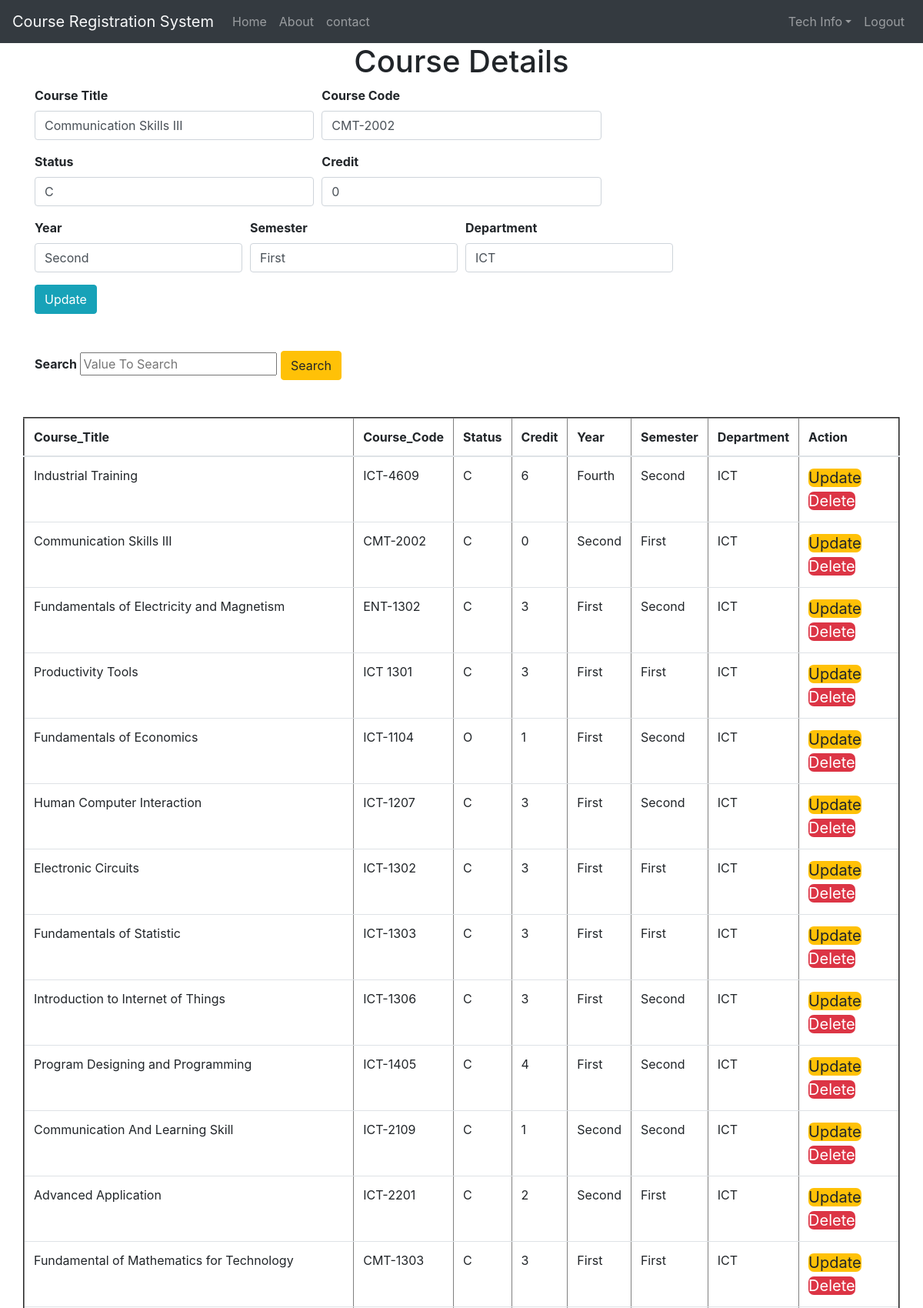
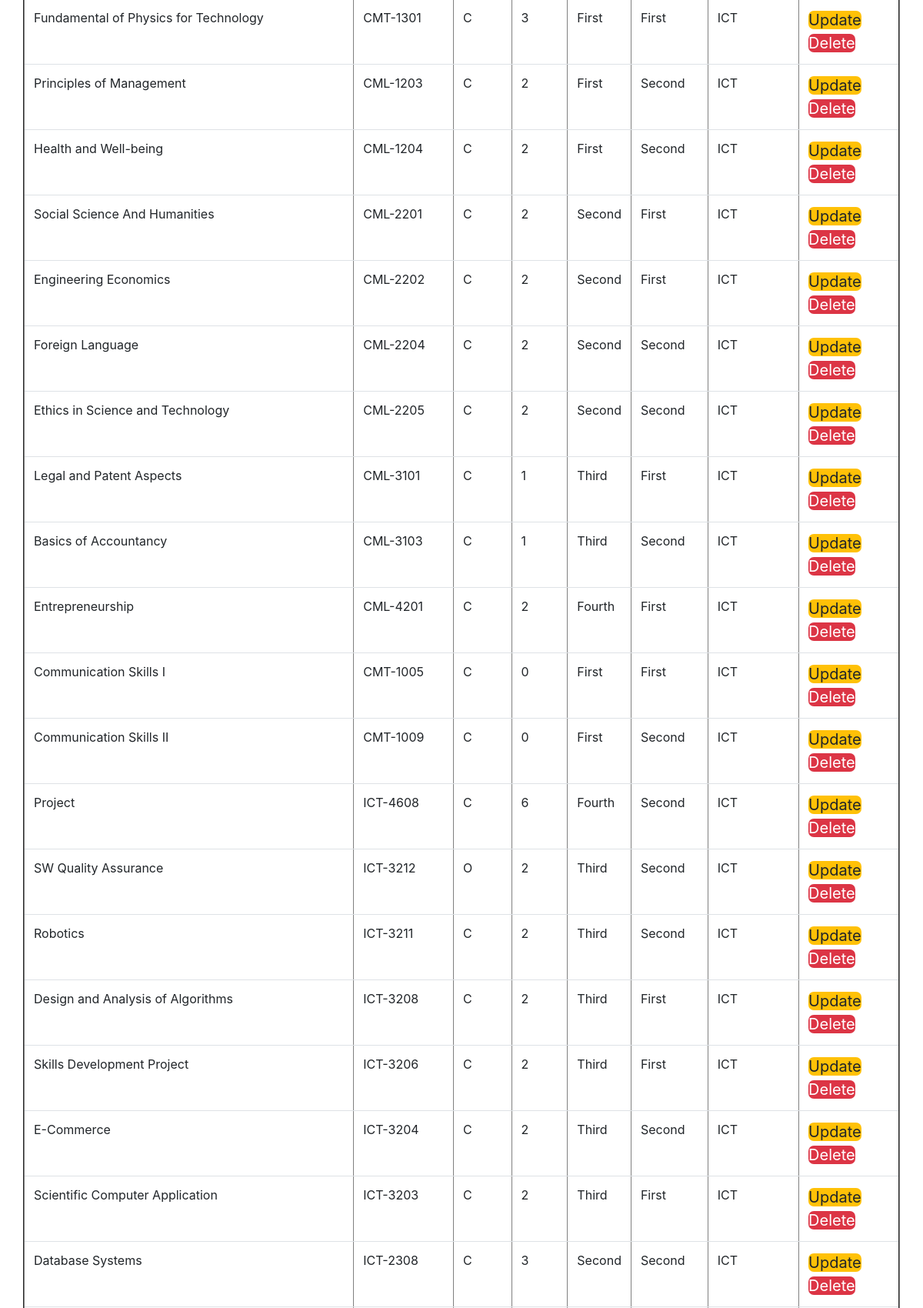
/index.php?edit=2 (upper part), run on the app's committed database (2 pictures, top to bottom).
### tables this page shows
CREATE TABLE IF NOT EXISTS `courses` (
  `ID` int(11) NOT NULL AUTO_INCREMENT,
  `Course_Title` varchar(100) NOT NULL,
  `Course_Code` varchar(10) NOT NULL,
  `Status` char(1) NOT NULL,
  `Credit` int(11) NOT NULL,
  `Year` varchar(10) NOT NULL,
  `Semester` varchar(20) NOT NULL,
  `Department` varchar(10) NOT NULL,
  PRIMARY KEY (`ID`)
);

### process.php (called while the page is built, shortened)
<?php
	$mysqli = new mysqli('localhost','root','','one_year_project') or die(mysqli_error($mysqli));
	if(isset($_GET['edit'])){
		$ID = $_GET['edit'];
		$update = true;
		$result = $mysqli->query("SELECT * FROM courses WHERE ID=$ID") or die($mysqli->error());
		if(count($result)==1){
			$row = $result->fetch_array();
			$Course_Title =$row['Course_Title'];
			$Course_Code =$row['Course_Code'];
			$Status =$row['Status'];
			$Credit =$row['Credit'];
			$Year =$row['Year'];
			$Semester =$row['Semester'];
			$Department =$row['Department'];
		}
	}
?>

### index.php (the view, shortened to what this page needs)
<?php
	if(isset($_POST)){
		$valueTosearch = $_POST['valueTosearch'];
		$query = "SELECT * FROM `courses` WHERE CONCAT (`Course_Code`, `Status`,`Year`, `Semester`, `Department`) LIKE '%".$valueTosearch."%'";
		$search_result = filterTable($query);
	}
	else{
		echo 'Not match data';
	}
	function filterTable($query){
		$connect=mysqli_connect('localhost','root','','one_year_project');
		$filter_result=mysqli_query($connect,$query);
		return $filter_result;
	}
?>
<!DOCTYPE html>
<html>
<head>
	<link rel="stylesheet" type="text/css" href="css/css/bootstrap.css">
	<link rel="stylesheet" type="text/css" href="css/update.css">
</head>
<body>
	<nav class="navbar navbar-expand-lg navbar-dark bg-dark">
		<a href="#" class="navbar-brand text-light"><i class="fa fa-pencil-square-o"></i>Course Registration System</a>
			<div class="collapse navbar-collapse" id="menu">
			<ul class="navbar-nav">
				<li class="nav-item"><a href="admin-dashboard.php" class="nav-link"><i class="fa fa-home"></i>Home</a></li>
				<li class="nav-item"><a href="#" class="nav-link"><i class="fa fa-user-o"></i>About</a></li>
				<li class="nav-item"><a href="#" class="nav-link"><i class="fa fa-phone"></i>contact</a></li>
			</ul>
			<ul class="navbar-nav ml-auto">
				<li class="nav-item">
					<div class="dropdown">
						<a href="#" class="nav-link dropdown-toggle" data-toggle="dropdown">
					 	<i class="fa fa-id-badge"></i>Tech Info</a>
					</div>
				</li>
				<li class="nav-item">
					 <a href="#" class="nav-link">
					 	<i class="fa fa-sign-out"></i>Logout
					 </a>
				</li>
			</ul>
		</div>
	</nav>
	<?php require_once 'process.php'; ?>
	<div class="container">
		<h1 align="center">Course Details</h1>
		<form action="index.php" method="POST">
		<div class="form-row">
			<div class="form-group col-md-4">
				<label>Course Title</label>
				<input type="text" name="Course_Title" class="form-control"
				value="<?php echo $Course_Title;?>" placeholder="Course_Title" >
			</div>
			<div class="form-group col-md-4">
				<label>Course Code</label>
				<input type="text" name="Course_Code" class="form-control"
				value="<?php echo $Course_Code;?>" placeholder="Course_Code" >
			</div>
		</div>
		<div class="form-row">
			<div class="form-group col-md-4">
				<label>Status</label>
				<input type="text" name="Status" class="form-control"
				value="<?php echo $Status;?>" placeholder="Status" >
			</div>
			<div class="form-group col-md-4">
				<label>Credit</label>
				<input type="text" name="Credit" class="form-control"
				value="<?php echo $Credit;?>" placeholder="Credit" >
			</div>
		</div>
		<div class="form-row">
			<div class="form-group col-md-3">
				<label>Year</label>
				<input type="text" name="Year" class="form-control"
				value="<?php echo $Year;?>" placeholder="Year" >
			</div>
			<div class="form-group col-md-3">
				<label>Semester</label>
				<input type="text" name="Semester" class="form-control"
				value="<?php echo $Semester;?>" placeholder="Semester" >
			</div>
			<div class="form-group col-md-3">
				<label>Department</label>
				<input type="text" name="Department" class="form-control"
				value="<?php echo $Department;?>" placeholder="Department" >
			</div>
		</div>
			<div class="form-group">
			<?php
				if($update == true):
			?>
				<button type="submit" name="update" class="btn btn-info">Update</button><br><br><br>
			<?php else: ?>
				<button type="submit" name="save" class="btn btn-primary">Save</button><br><br><br>
			<?php endif; ?>
			<div class="search">
				<label>Search</label>
				<input type="text" name="valueTosearch" value="" placeholder="Value To Search">
				<button type="submit" name="search" class="btn btn-warning">Search</button><br><br><br>
			</div>
		</form>
		<div class="row">
		<table class="table" border="2px solid">
			<thead>
				<tr>
					<th>Course_Title</th>
					<th>Course_Code</th>
					<th>Status</th>
					<th>Credit</th>
					<th>Year</th>
					<th>Semester</th>
					<th>Department</th>
					<th colspan="2">Action</th>
				</tr>
			</thead>
		<?php
			while ($row = mysqli_fetch_array($search_result)):
		?>
			<tr>
				<td><?php echo $row['Course_Title']?></td>
				<td><?php echo $row['Course_Code']?></td>
				<td><?php echo $row['Status']?></td>
				<td><?php echo $row['Credit']?></td>
				<td><?php echo $row['Year']?></td>
				<td><?php echo $row['Semester']?></td>
				<td><?php echo $row['Department']?></td>
				<td>
					<a href="index.php?edit=<?php echo $row['ID']; ?>" class="btb btn-warning">Update</a>
					<a href="index.php?delete=<?php echo $row['ID']; ?>" class="btb btn-danger">Delete</a>
				</td>
			</tr>
	<?php endwhile ; ?>
	</table>
	</div>
	</div>
</body>
</html>

### css/update.css (style rules this page uses)
table tr td a { text-decoration: none; border-radius: 7px; font-size: 20px; }
label { font-weight: bold; }

### data on the page
courses: Course_Title "Communication Skills III", Course_Code "CMT-2002", Status "C", Credit "0", Year "Second", Semester "First", Department "ICT"
courses: Course_Title "Industrial Training", Course_Code "ICT-4609", Status "C", Credit "6", Year "Fourth", Semester "Second", Department "ICT"
courses: Course_Title "Fundamentals of Electricity and Magnetism", Course_Code "ENT-1302", Status "C", Credit "3", Year "First", Semester "Second", Department "ICT"
courses: Course_Title "Productivity Tools", Course_Code "ICT 1301", Status "C", Credit "3", Year "First", Semester "First", Department "ICT"
courses: Course_Title "Fundamentals of Economics", Course_Code "ICT-1104", Status "O", Credit "1", Year "First", Semester "Second", Department "ICT"
courses: Course_Title "Human Computer Interaction", Course_Code "ICT-1207", Status "C", Credit "3", Year "First", Semester "Second", Department "ICT"
courses: Course_Title "Electronic Circuits", Course_Code "ICT-1302", Status "C", Credit "3", Year "First", Semester "First", Department "ICT"
courses: Course_Title "Fundamentals of Statistic", Course_Code "ICT-1303", Status "C", Credit "3", Year "First", Semester "First", Department "ICT"
courses: Course_Title "Introduction to Internet of Things", Course_Code "ICT-1306", Status "C", Credit "3", Year "First", Semester "Second", Department "ICT"
courses: Course_Title "Program Designing and Programming", Course_Code "ICT-1405", Status "C", Credit "4", Year "First", Semester "Second", Department "ICT"
courses: Course_Title "Communication And Learning Skill", Course_Code "ICT-2109", Status "C", Credit "1", Year "Second", Semester "Second", Department "ICT"
courses: Course_Title "Advanced Application", Course_Code "ICT-2201", Status "C", Credit "2", Year "Second", Semester "First", Department "ICT"
courses: Course_Title "Fundamental of Mathematics for Technology", Course_Code "CMT-1303", Status "C", Credit "3", Year "First", Semester "First", Department "ICT"
courses: Course_Title "Fundamental of Physics for Technology", Course_Code "CMT-1301", Status "C", Credit "3", Year "First", Semester "First", Department "ICT"
courses: Course_Title "Principles of Management", Course_Code "CML-1203", Status "C", Credit "2", Year "First", Semester "Second", Department "ICT"
courses: Course_Title "Health and Well-being", Course_Code "CML-1204", Status "C", Credit "2", Year "First", Semester "Second", Department "ICT"
courses: Course_Title "Social Science And Humanities", Course_Code "CML-2201", Status "C", Credit "2", Year "Second", Semester "First", Department "ICT"
courses: Course_Title "Engineering Economics", Course_Code "CML-2202", Status "C", Credit "2", Year "Second", Semester "First", Department "ICT"
courses: Course_Title "Foreign Language", Course_Code "CML-2204", Status "C", Credit "2", Year "Second", Semester "Second", Department "ICT"
courses: Course_Title "Ethics in Science and Technology", Course_Code "CML-2205", Status "C", Credit "2", Year "Second", Semester "Second", Department "ICT"
courses: Course_Title "Legal and Patent Aspects", Course_Code "CML-3101", Status "C", Credit "1", Year "Third", Semester "First", Department "ICT"
courses: Course_Title "Basics of Accountancy", Course_Code "CML-3103", Status "C", Credit "1", Year "Third", Semester "Second", Department "ICT"
courses: Course_Title "Entrepreneurship", Course_Code "CML-4201", Status "C", Credit "2", Year "Fourth", Semester "First", Department "ICT"
courses: Course_Title "Communication Skills I", Course_Code "CMT-1005", Status "C", Credit "0", Year "First", Semester "First", Department "ICT"
courses: Course_Title "Communication Skills II", Course_Code "CMT-1009", Status "C", Credit "0", Year "First", Semester "Second", Department "ICT"
courses: Course_Title "Project", Course_Code "ICT-4608", Status "C", Credit "6", Year "Fourth", Semester "Second", Department "ICT"
courses: Course_Title "SW Quality Assurance", Course_Code "ICT-3212", Status "O", Credit "2", Year "Third", Semester "Second", Department "ICT"
courses: Course_Title "Robotics", Course_Code "ICT-3211", Status "C", Credit "2", Year "Third", Semester "Second", Department "ICT"
courses: Course_Title "Design and Analysis of Algorithms", Course_Code "ICT-3208", Status "C", Credit "2", Year "Third", Semester "First", Department "ICT"
courses: Course_Title "Skills Development Project", Course_Code "ICT-3206", Status "C", Credit "2", Year "Third", Semester "First", Department "ICT"
courses: Course_Title "E-Commerce", Course_Code "ICT-3204", Status "C", Credit "2", Year "Third", Semester "Second", Department "ICT"
courses: Course_Title "Scientific Computer Application", Course_Code "ICT-3203", Status "C", Credit "2", Year "Third", Semester "First", Department "ICT"
courses: Course_Title "Database Systems", Course_Code "ICT-2308", Status "C", Credit "3", Year "Second", Semester "Second", Department "ICT"
